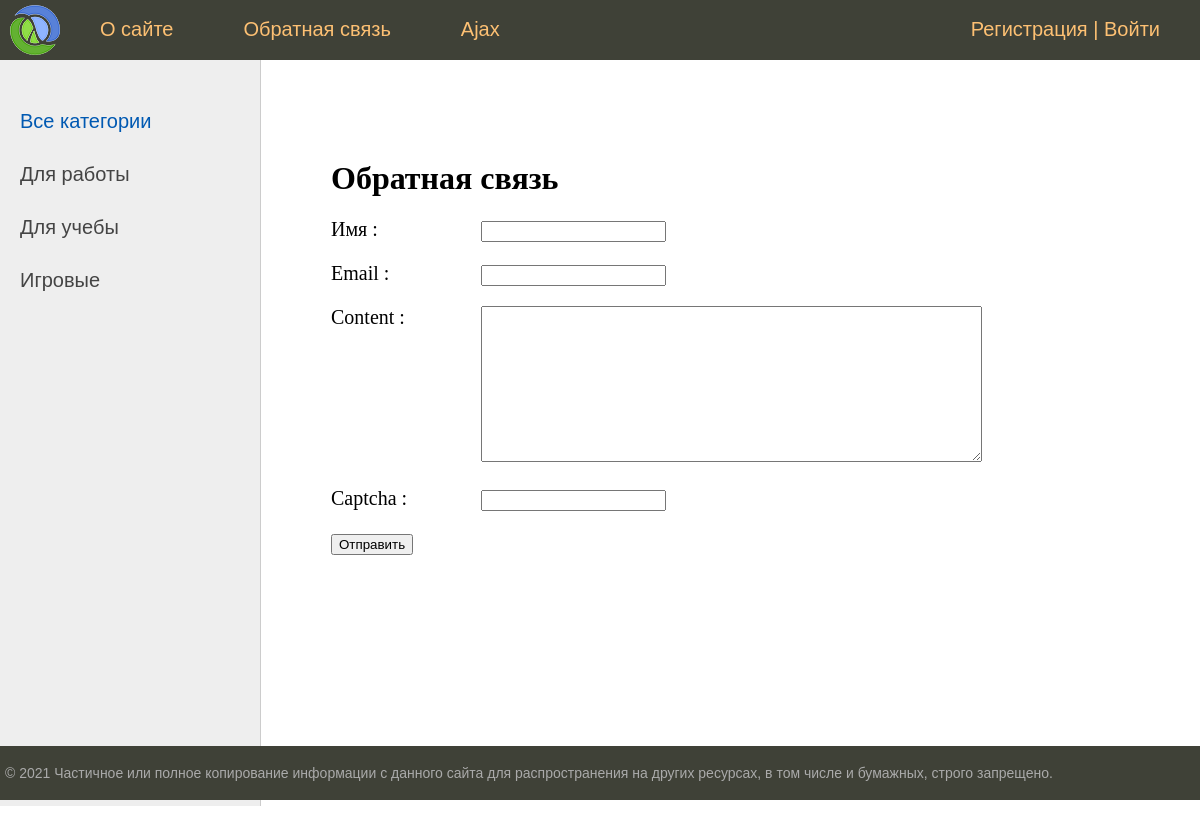
Page /contact/ on the committed database.
### laptops/models.py (models this page shows, shortened)
class Category(models.Model):
    name = models.CharField(max_length=100, db_index=True, verbose_name="Категория")
    slug = models.SlugField(max_length=255, unique=True, db_index=True, verbose_name="URL")
    def get_absolute_url(self):
        return reverse('category', kwargs={'cat_slug': self.slug})
    class Meta:
        verbose_name = 'Категория'
        verbose_name_plural = 'Категория'
        ordering = ['id']

### laptops/views.py (the view, shortened to what this page needs)
# urls.py: path('contact/', ContactFormView.as_view(), name='contact'),
class ContactFormView(DataMixin, FormView):
    form_class = ContactForm
    template_name = 'laptops/contact.html'
    success_url = reverse_lazy('home')
    def get_context_data(self, *, object_list=None, **kwargs):
        context = super().get_context_data(**kwargs)
        c_def = self.get_user_context(title="Обратная связь")
        return context | c_def

### laptops/forms.py
class ContactForm(forms.Form):
    name = forms.CharField(label='Имя', max_length=255)
    email = forms.EmailField(label='Email')
    content = forms.CharField(widget=forms.Textarea(attrs={'cols': 60, 'rows': 10}))
    captcha = CaptchaField()

### laptops/utils.py (called while the page is built)
    def get_user_context(self, **kwargs):
        context = kwargs
        cats = cache.get('cats')
        if not cats:
            cats = Category.objects.annotate(Count('laptop'))
            cache.set('cats', cats, 60)
        user_menu = menu.copy()
        if not self.request.user.is_superuser:
            user_menu.pop(1)
        context['menu'] = user_menu
        context['cats'] = cats
        if 'cat_selected' not in context:
            context['cat_selected'] = 0
        return context

### laptops/templates/laptops/contact.html (shortened to what this page needs)
{% extends 'laptops/base.html' %}
{% block content %}
<h1>{{ title }}</h1>
<form method="post">
    {% for f in form %}
        <p><label for="{{ f.id_for_label }}" class="form-label">{{ f.label }} : </label>{{ f }}</p>
    {% endfor %}
    <button type="submit">Отправить</button>
</form>
{% endblock %}

### laptops/templates/laptops/base.html (shortened to what this page needs)
{% load static %}
{% load rednews_tags %}
<!DOCTYPE html>
<html>
<head>
	<link type="text/css" href="{% static 'laptops/css/styles.css' %}" rel="stylesheet" />
</head>
<body>
<table class="table-page" border=0 cellpadding="0" cellspacing="0">
<tr><td valign=top>
{% block mainmenu %}
		<div class="header">
			<ul id="mainmenu" class="mainmenu">
			<li class="logo"><a href="{% url 'home' %}"><div class="logo"></div></a></li>
			{% for m in menu %}
				<li><a href="{% url m.url_name %}">{{m.title}}</a></li>
			{% endfor %}
			{% if request.user.is_authenticated %}
				<li class="last">{{ user.username }} | <a href="{% url 'logout' %}">Выйти</a></li>
			{% else %}
				<li class="last"><a href="{% url 'register' %}">Регистрация</a> | <a href="{% url 'login' %}">Войти</a></li>
			{% endif %}
				<li class=""><a href="{% url 'ajax' %}">Ajax</a></li>
			</ul>
		</div>
{% endblock mainmenu %}
<table class="table-content" border=0 cellpadding="0" cellspacing="0">
<tr>
	<td valign="top" class="left-chapters">
	<ul id="leftchapters">
	{% if cat_selected == 0 %}
		<li class="selected">Все категории</li>
	{% else %}
		<li><a href="{% url 'home' %}">Все категории</a></li>
	{% endif %}
	{% for c in cats %}
		{% if c.laptop__count > 0 %}
			{% if c.pk == cat_selected %}
				<li class="selected">{{ c.name }}</li>
			{% else %}
				<li><a href="{{ c.get_absolute_url }}">{{ c.name }}</a></li>
			{% endif %}
		{% endif %}
	{% endfor %}
	</ul>
</td>
<td valign="top" class="content">
<div class="content-text">
{% block content %}
{% endblock %}
</div>
</td></tr></table>
</td></tr>
<tr><td valign=top>
	<div id="footer">
		<p>&copy; 2021 Частичное или полное копирование информации с данного сайта для распространения на других ресурсах, в том числе и бумажных, строго запрещено.</p>
	</div>
</td></tr></table>
</body>
</html>

### laptops/static/laptops/css/styles.css (style rules this page uses)
html, body { font-family: 'Arial'; margin: 0; padding: 0; height: 100%; width: 100%; color: #444; }
a { color: #0059b2; text-decoration: none; }
.table-page { width: 100%; height: 100%; vertical-align: top; }
.table-page tr { height: 100%; }
.header { background: #3F4137; height: 60px; }
.logo { background: url('../images/logo.png') no-repeat 10px 5px; width: 70px; height: 60px; }
ul.mainmenu { list-style: none; margin: 0; padding: 0; height: 60px; color: #fdc073; font-size: 20px; overflow: hidden; }
ul.mainmenu li { float: left; margin: 18px 40px 0 30px; }
ul.mainmenu li.logo { margin: 0; }
ul.mainmenu li.last { float: right; }
ul.mainmenu li a { color: #fdc073; text-decoration: none; }
.table-content { width: 100%; min-height: 100%; height: 100%; }
.left-chapters { margin: 0; background: #eee; border-right: 1px solid #ccc; min-height: 100%; }
.left-chapters ul { width: 230px; min-height: 100%; margin: 0; padding: 20px 10px 10px 20px; list-style: none; font-size: 20px; }
.left-chapters ul li { margin: 30px 0 0 0; color: #999; }
.left-chapters ul li.selected { color: #0059b2; }
.left-chapters ul li a { color: #444; text-decoration: none; }
.content { padding: 40px 20px 20px 40px; width: 100%; box-sizing: border-box; }
.content-text { margin: 60px 0 0 30px; color: #000; font-size: 20px; font-family: Yandex Sans Display Light; }
.content-text h1 { font-size: 32px; }
#footer { box-sizing: border-box; background: #3F4137; padding: 5px; color: #aaa; font-size: 14px; font-family: Verdana, Geneva, Arial, Helvetica; text-align: left; overflow: hidden; }
.form-label { display: inline-block; min-width: 150px; vertical-align: top; }

### rows in the picture
Category: name "Для работы"
Category: name "Для учебы"
Category: name "Игровые"

### other values in the picture
{{ m.title }} "О сайте" "Обратная связь"
{{ title }} "Обратная связь"
{{ f.label }} "Имя" "Email" "Content" "Captcha"
